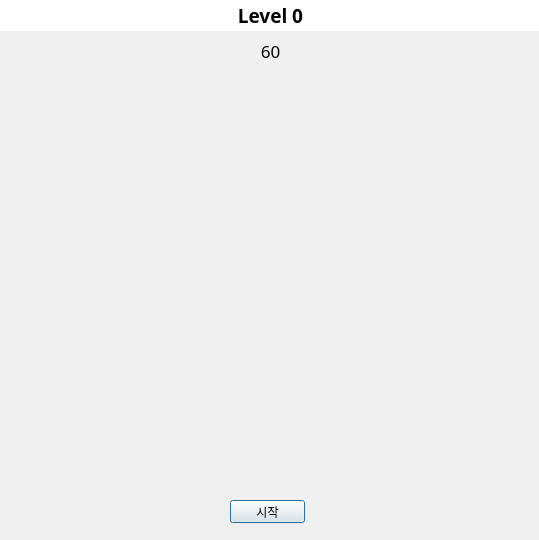
<?xml version="1.0" encoding="UTF-8"?>
<ui version="4.0">
 <class>Dialog</class>
 <widget class="QDialog" name="Dialog">
  <property name="geometry">
   <rect>
    <x>0</x>
    <y>0</y>
    <width>539</width>
    <height>540</height>
   </rect>
  </property>
  <property name="windowTitle">
   <string>기억력 테스트</string>
  </property>
  <widget class="QLabel" name="label">
   <property name="geometry">
    <rect>
     <x>0</x>
     <y>0</y>
     <width>541</width>
     <height>31</height>
    </rect>
   </property>
   <property name="font">
    <font>
     <family>D2Coding</family>
     <pointsize>14</pointsize>
     <weight>75</weight>
     <bold>true</bold>
    </font>
   </property>
   <property name="styleSheet">
    <string notr="true">background: rgb(255, 255, 255)</string>
   </property>
   <property name="lineWidth">
    <number>1</number>
   </property>
   <property name="text">
    <string>Level 0</string>
   </property>
   <property name="alignment">
    <set>Qt::AlignCenter</set>
   </property>
  </widget>
  <widget class="QLabel" name="label_2">
   <property name="geometry">
    <rect>
     <x>230</x>
     <y>40</y>
     <width>81</width>
     <height>21</height>
    </rect>
   </property>
   <property name="font">
    <font>
     <family>D2Coding</family>
     <pointsize>13</pointsize>
    </font>
   </property>
   <property name="text">
    <string>60</string>
   </property>
   <property name="alignment">
    <set>Qt::AlignCenter</set>
   </property>
  </widget>
  <widget class="QWidget" name="formLayoutWidget">
   <property name="geometry">
    <rect>
     <x>10</x>
     <y>70</y>
     <width>521</width>
     <height>411</height>
    </rect>
   </property>
   <layout class="QFormLayout" name="formLayout"/>
  </widget>
  <widget class="QPushButton" name="startButton">
   <property name="geometry">
    <rect>
     <x>230</x>
     <y>500</y>
     <width>75</width>
     <height>23</height>
    </rect>
   </property>
   <property name="text">
    <string>시작</string>
   </property>
  </widget>
 </widget>
 <resources/>
 <connections/>
</ui>
